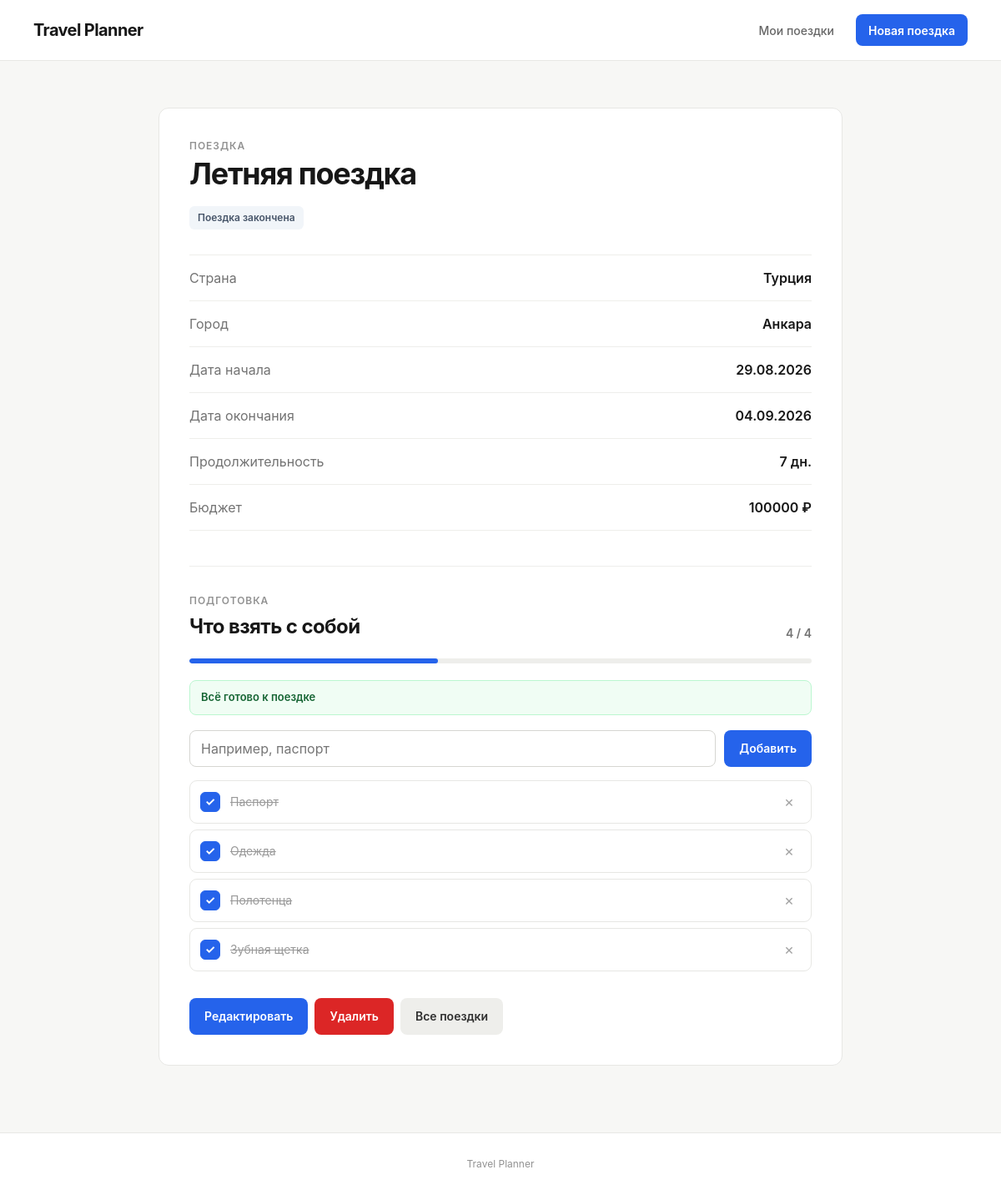
The page /trips/2/ on the database its author committed.
### trips/models.py (models this page shows, shortened)
class Trip(models.Model):
    title = models.CharField(
        max_length=100,
        verbose_name="Название поездки",
    )
    country = models.ForeignKey(
        Country,
        on_delete=models.PROTECT,
        related_name="trips",
        verbose_name="Страна",
    )
    city = models.ForeignKey(
        City,
        on_delete=models.PROTECT,
        related_name="trips",
        verbose_name="Город",
    )
    start_date = models.DateField(
        verbose_name="Дата начала",
    )
    end_date = models.DateField(
        verbose_name="Дата окончания",
    )
    budget = models.IntegerField(
        default=0,
        verbose_name="Бюджет",
    )
    created_at = models.DateTimeField(
        auto_now_add=True,
        verbose_name="Дата создания",
    )
    class Meta:
        ordering = ["start_date"]
        verbose_name = "Поездка"
        verbose_name_plural = "Поездки"
    @property
    def duration_days(self):
        return (self.end_date - self.start_date).days + 1
    @property
    def trip_status(self):
        from datetime import date
        today = date.today()
        if today < self.start_date:
            days_left = (self.start_date - today).days
            if days_left == 1:
                return "Завтра"
            return f"Через {days_left} дней"
        if today > self.end_date:
            return "Поездка закончена"
        current_day = (today - self.start_date).days + 1
        return f"День {current_day} из {self.duration_days}"

class Country(models.Model):
    name = models.CharField(
        max_length=100,
        unique=True,
        verbose_name="Страна",
    )
    class Meta:
        ordering = ["name"]
        verbose_name = "Страна"
        verbose_name_plural = "Страны"

class City(models.Model):
    country = models.ForeignKey(
        Country,
        on_delete=models.CASCADE,
        related_name="cities",
        verbose_name="Страна",
    )
    name = models.CharField(
        max_length=100,
        verbose_name="Город",
    )
    class Meta:
        ordering = ["name"]
        constraints = [
            models.UniqueConstraint(
                fields=["country", "name"],
                name="unique_city_per_country",
            ),
        ]
        verbose_name = "Город"
        verbose_name_plural = "Города"

class PackingItem(models.Model):
    trip = models.ForeignKey(
        Trip,
        on_delete=models.CASCADE,
        related_name="packing_items",
        verbose_name="Поездка",
    )
    name = models.CharField(
        max_length=150,
        verbose_name="Вещь",
    )
    is_packed = models.BooleanField(
        default=False,
        verbose_name="Собрано",
    )
    created_at = models.DateTimeField(
        auto_now_add=True,
    )
    class Meta:
        ordering = ["is_packed", "created_at", "id"]
        verbose_name = "Вещь"
        verbose_name_plural = "Вещи"

### trips/views.py (the view)
def trip_detail(request, pk):
    trip = get_object_or_404(
        Trip,
        pk=pk,
    )
    packing_items = trip.packing_items.all()
    total_items = packing_items.count()
    packed_items = packing_items.filter(
        is_packed=True
    ).count()
    return render(
        request,
        "trips/trip_detail.html",
        {
            "trip": trip,
            "packing_items": packing_items,
            "total_items": total_items,
            "packed_items": packed_items,
        },
    )

### trips/templates/trips/trip_detail.html (shortened to what this page needs)
{% extends "trips/base.html" %}
{% block content %}
<div class="detail-card">
    <div class="detail-header">
        <p class="detail-label">
            Поездка
        </p>
        <h1>
            {{ trip.title }}
        </h1>
        <div class="trip-status">
            {{ trip.trip_status }}
        </div>
    </div>
    <div class="detail-info">
        <div class="detail-row">
            <span>Страна</span>
            <strong>{{ trip.country.name }}</strong>
        </div>
        <div class="detail-row">
            <span>Город</span>
            <strong>{{ trip.city.name }}</strong>
        </div>
        <div class="detail-row">
            <span>Дата начала</span>
            <strong>{{ trip.start_date|date:"d.m.Y" }}</strong>
        </div>
        <div class="detail-row">
            <span>Дата окончания</span>
            <strong>{{ trip.end_date|date:"d.m.Y" }}</strong>
        </div>
        <div class="detail-row">
            <span>Продолжительность</span>
            <strong>{{ trip.duration_days }} дн.</strong>
        </div>
        <div class="detail-row">
            <span>Бюджет</span>
            <strong>{{ trip.budget }} ₽</strong>
        </div>
    </div>
    <section class="packing-section">
        <div class="packing-header">
            <div>
                <p class="detail-label">
                    Подготовка
                </p>
                <h2>
                    Что взять с собой
                </h2>
            </div>
            <div
                class="packing-progress"
                id="packing-progress">
                <span id="packing-progress-count">
                    {{ packed_items }} / {{ total_items }}
                </span>
            </div>
        </div>
        <div class="packing-progress-bar">
            <div
                class="packing-progress-fill"
                id="packing-progress-fill"
                style="width: {% if total_items %}{{ packed_items|floatformat:0 }}{% else %}0{% endif %}0%;"
            ></div>
        </div>
        <div
            class="packing-complete"
            id="packing-complete"
            >
            Всё готово к поездке
        </div>
        <form
            method="post"
            action="{% url 'packing_item_add' trip.pk %}"
            class="packing-form"
            id="packing-add-form">
            <input
                type="text"
                name="name"
                placeholder="Например, паспорт"
                maxlength="150"
                required>
            <button
                type="submit"
                class="button">
                Добавить
            </button>
        </form>
        {% if packing_items %}
            <div
                class="packing-list"
                id="packing-list">
                {% for item in packing_items %}
                    <div
                        class="packing-item {% if item.is_packed %}is-packed{% endif %}"
                        data-item-id="{{ item.pk }}">
                        <form
                            method="post"
                            action="{% url 'packing_item_toggle' item.pk %}"
                            class="packing-toggle-form">
                            <button
                                type="submit"
                                class="packing-check"
                                aria-label="Отметить {{ item.name }}">
                                {% if item.is_packed %}
                                    <span>✓</span>
                                {% endif %}
                            </button>
                        </form>
                        <span class="packing-name">
                            {{ item.name }}
                        </span>
                        <form
                            method="post"
                            action="{% url 'packing_item_delete' item.pk %}"
                            class="packing-delete-form">
                            <button
                                type="submit"
                                class="packing-delete"
                                aria-label="Удалить {{ item.name }}">
                                ×
                            </button>
                        </form>
                    </div>
                {% endfor %}
            </div>
        {% endif %}
    </section>
    <div class="detail-actions">
        <a
            href="{% url 'trip_update' trip.pk %}"
            class="button">
            Редактировать
        </a>
        <a
            href="{% url 'trip_delete' trip.pk %}"
            class="button button-danger">
            Удалить
        </a>
        <a
            href="{% url 'trip_list' %}"
            class="button button-secondary">
            Все поездки
        </a>
    </div>
</div>
{% endblock %}

### trips/static/trips/style.css (style rules this page uses)
* { box-sizing: border-box; }
html { scroll-behavior: smooth; }
body { margin: 0; font-family: Inter, -apple-system, BlinkMacSystemFont, "Segoe UI", Arial, sans-serif; background: #f7f7f5; color: #171717; line-height: 1.5; }
a { color: inherit; text-decoration: none; }
button, input, select { font: inherit; }
.button { display: inline-flex; align-items: center; justify-content: center; min-height: 44px; padding: 0 18px; border: none; border-radius: 8px; background: #2563eb; color: #ffffff; font-size: 14px; font-weight: 600; cursor: pointer; transition: background-color 0.15s ease, transform 0.15s ease; }
.trip-status { display: inline-flex; align-items: center; min-height: 28px; padding: 0 10px; border-radius: 6px; background: #f1f5f9; color: #475569; font-size: 12px; font-weight: 600; }
.detail-card { max-width: 820px; margin: 0 auto; padding: 36px; background: #ffffff; border: 1px solid #e7e7e4; border-radius: 12px; }
.detail-header h1 { margin: 4px 0 10px; font-size: 36px; line-height: 1.15; letter-spacing: -0.035em; }
.detail-label { margin: 0; color: #929292; font-size: 12px; font-weight: 600; text-transform: uppercase; letter-spacing: 0.08em; }
.detail-info { margin-top: 30px; border-top: 1px solid #eeeeeb; }
.detail-row { display: flex; justify-content: space-between; gap: 20px; padding: 15px 0; border-bottom: 1px solid #eeeeeb; }
.detail-row span { color: #737373; }
.detail-row strong { font-weight: 600; }
.detail-header .trip-status { margin-top: 8px; }
.packing-section { margin-top: 42px; padding-top: 32px; border-top: 1px solid #eeeeeb; }
.packing-header { display: flex; align-items: flex-end; justify-content: space-between; gap: 20px; margin-bottom: 20px; }
.packing-header h2 { margin: 4px 0 0; font-size: 24px; letter-spacing: -0.025em; }
.packing-progress { color: #737373; font-size: 14px; font-weight: 600; }
.packing-form { display: flex; gap: 10px; margin-bottom: 16px; }
.packing-form input { flex: 1; min-width: 0; height: 44px; padding: 0 13px; border: 1px solid #d6d6d2; border-radius: 8px; background: #ffffff; color: #171717; outline: none; }
.packing-list { display: flex; flex-direction: column; gap: 7px; }
.packing-item { display: flex; align-items: center; width: 100%; gap: 12px; padding: 11px 12px; border: 1px solid #e7e7e4; border-radius: 9px; background: #ffffff; transition: border-color 0.15s ease, background-color 0.15s ease; }
.packing-toggle-form { display: block; flex-shrink: 0; margin: 0; }
.packing-check { display: flex; align-items: center; justify-content: center; width: 24px; height: 24px; min-width: 24px; min-height: 24px; padding: 0; border: 1.5px solid #a3a3a3; border-radius: 6px; background: #ffffff; color: #ffffff; font-size: 14px; font-weight: 700; line-height: 1; cursor: pointer; transition: background-color 0.15s ease, border-color 0.15s ease, transform 0.15s ease; }
.packing-item.is-packed .packing-check { border-color: #2563eb; background: #2563eb; }
.packing-check span { display: block; }
.packing-name { flex: 1; min-width: 0; font-size: 14px; }
.packing-item.is-packed .packing-name { color: #999999; text-decoration: line-through; }
.packing-delete-form { display: block; flex-shrink: 0; margin: 0; }
.packing-delete { display: flex; align-items: center; justify-content: center; width: 28px; height: 28px; padding: 0; border: none; border-radius: 6px; background: transparent; color: #a3a3a3; font-size: 18px; line-height: 1; cursor: pointer; transition: background-color 0.15s ease, color 0.15s ease; }
.detail-actions { display: flex; flex-wrap: wrap; gap: 8px; margin-top: 32px; }
.button-secondary { background: #eeeeeb; color: #303030; }
.button-danger { background: #dc2626; }
.packing-progress-bar { width: 100%; height: 6px; margin-bottom: 20px; overflow: hidden; border-radius: 999px; background: #eeeeeb; }
.packing-progress-fill { height: 100%; border-radius: inherit; background: #2563eb; transition: width 0.25s ease; }
.packing-complete { margin-bottom: 18px; padding: 10px 13px; border: 1px solid #bbf7d0; border-radius: 8px; background: #f0fdf4; color: #166534; font-size: 13px; font-weight: 600; }

### rows shown on the page
Trip: title "Летняя поездка", trip_status "Поездка закончена", country.name "Турция", city.name "Анкара", start_date "29.08.2026", end_date "04.09.2026", duration_days "7", budget "100000"
PackingItem: name "Паспорт"
PackingItem: name "Одежда"
PackingItem: name "Полотенца"
PackingItem: name "Зубная щетка"

### other values the page prints
{{ packed_items }} "4"
{{ total_items }} "4"
